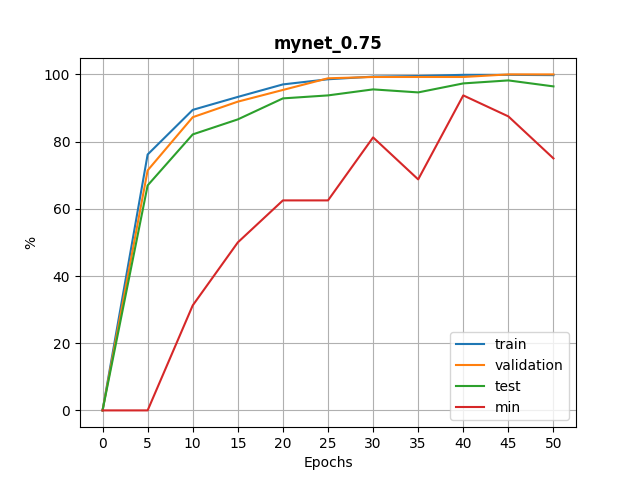
#> input picture error/mynet_0.75.png, 640 x 480 px
$ python img2txt.py ../error/mynet_0.75.png ../error/mynet_0.75.png   (Python 2 division)
#> lines starting #> are read from the running program, lines starting #| are printed output that depends on the picture
import scipy.ndimage, sys
import numpy as np
from PIL import Image

if(len(sys.argv) < 3):
    print("Call: $ python img2txt.py {class} {image}")
    sys.exit("ERROR: Not enough arguments!")
else:
    # get command line arguments
    classid  = sys.argv[1]
    filename = sys.argv[2]

    background = Image.open(filename)
#> background is the input picture: PIL image 640x480 RGBA; mean R, G, B, A 247.8, 247.2, 246.4, 255
    width,height = background.size
#> width = 640; height = 480

    img = scipy.ndimage.imread(filename, flatten=True, mode='L')
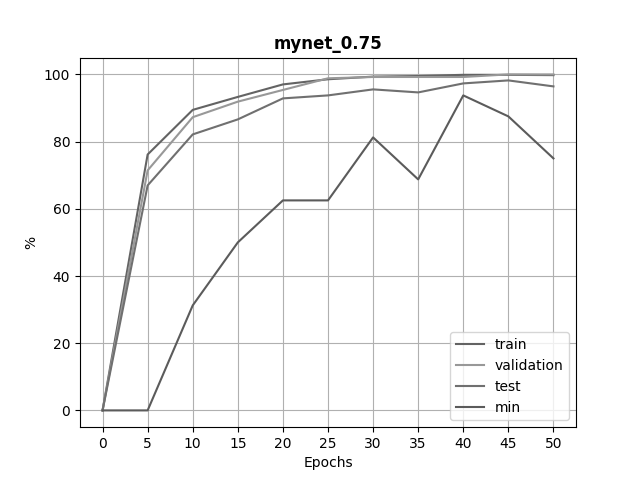
#> img: shape (480, 640) float32; min 0, max 255, mean 247.3

    print classid,
    # goes throug the image
    for i in range(0,height):
        for j in range(0,width):
            print("%d" % img[i][j]),
#> this loop made 480 passes
#> (printed output is left out)
